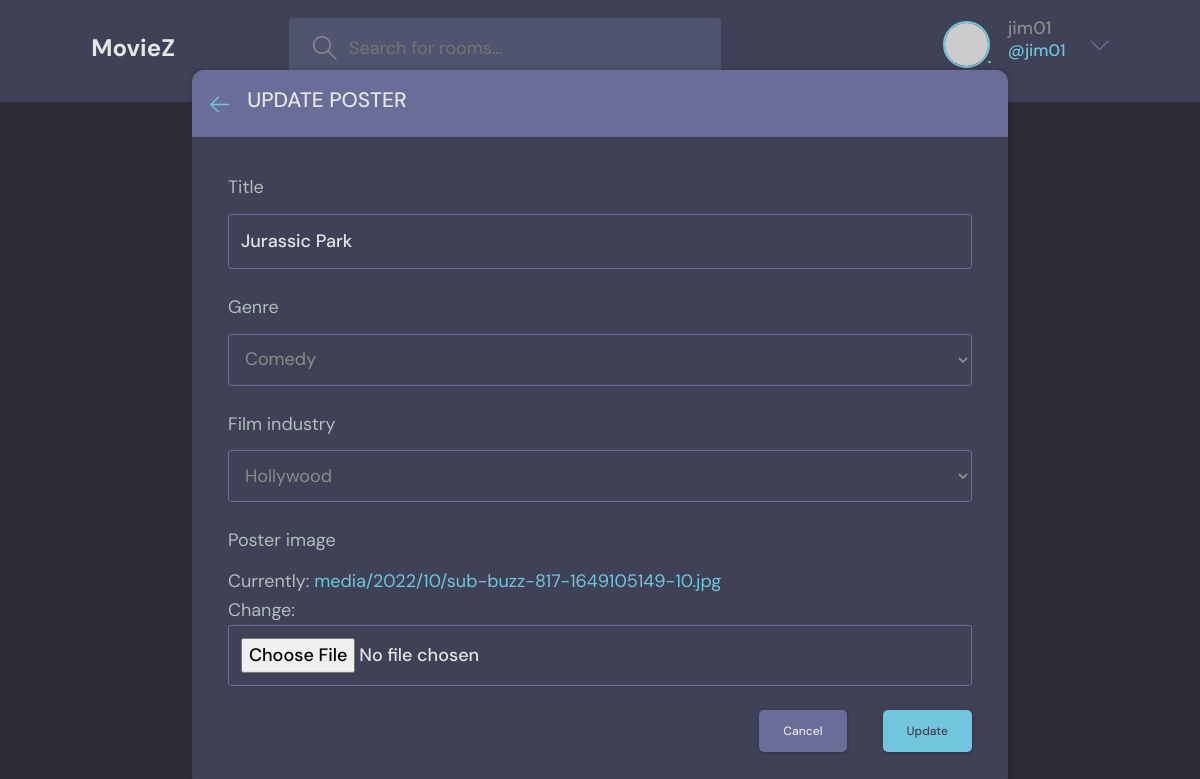
/update-poster/10/ (signed in), run on the app's committed database.
### accounts/models.py (models this page shows, shortened)
class User(AbstractUser):
    ROLE_CHOICES = [
        ('member', 'Member'),
        ('admin', 'Admin')
    ]
    email = models.EmailField(unique=True, null=True)
    role = models.CharField(max_length= 30, choices = ROLE_CHOICES, default='member')
    USERNAME_FIELD = 'email'
    REQUIRED_FIELDS = []

### base/models.py (models this page shows, shortened)
class MoviePoster(models.Model):
    GENRE_CHOICES = [
        ('action', 'Action'),
        ('comedy', 'Comedy'),
        ('drama', 'Drama'),
        ('horror', 'Horror'),
        ('romance', 'Romance'),
        ('thriller', 'Thriller'),
        ('sports', 'Sports'),
        ('adventure', 'Adventure'),
    ]
    FILM_INDUSTRY_CHOICES = [
        ('bollywood',"Bollywood"),
        ('hollywood','Hollywood'),
        ('tollywood','Tollywood'),
        ('webseries','Webseries'),
    ]
    member = models.ManyToManyField(User, blank=True)
    author = models.ForeignKey(User, null= True, on_delete = models.SET_NULL,related_name="author",)
    title = models.CharField(max_length = 200, null=True)
    genre = models.CharField(max_length = 30, choices = GENRE_CHOICES, blank = True, null = True)
    film_industry = models.CharField(max_length = 30, choices = FILM_INDUSTRY_CHOICES, null=True, blank = True)
    poster_image = models.ImageField(upload_to = 'media/%Y/%m/')
    created_at = models.DateTimeField(auto_now_add = True)
    updated_at = models.DateTimeField(auto_now = True)
    class Meta:
        ordering = ['-created_at']

### base/views.py (the view, shortened to what this page needs)
# urls.py: path('update-poster/<str:id>/', views.updatePoster, name="update-poster"),
@login_required(login_url="login")
def updatePoster(request,id):
    poster = MoviePoster.objects.get(pk=id)
    form = PosterForm(instance=poster)
    data={
        'form':form,
        'poster':poster,
    }
    return render(request,'base/update-poster.html',data)

### base/forms.py
class PosterForm(ModelForm):
    class Meta:
        model = MoviePoster
        fields = '__all__'
        exclude = ['author','member']

### templates/base/update-poster.html (shortened to what this page needs)
{% extends 'main.html' %}
{% block content %}
<main class="update-account layout">
    <div class="container">
        <div class="layout__box">
            <div class="layout__boxHeader">
                <div class="layout__boxTitle">
                    <a href="{% url 'posters' %}">
                        <svg version="1.1" xmlns="http://www.w3.org/2000/svg" width="32" height="32"
                            viewBox="0 0 32 32">
                            <title>arrow-left</title>
                            <path
                                d="M13.723 2.286l-13.723 13.714 13.719 13.714 1.616-1.611-10.96-10.96h27.625v-2.286h-27.625l10.965-10.965-1.616-1.607z">
                            </path>
                        </svg>
                    </a>
                    <h3>Update Poster</h3>
                </div>
            </div>
            <div class="layout__body">
                <form class="form" action="{% url 'update-poster' poster.id %}" method="POST" enctype="multipart/form-data">
        {% for field in form %}
          <div class="form__group">
            <label for="{{field.label}}">{{field.label}}</label>
            {{field}}
          </div>
          {% endfor %}
                    <div class="form__action">
                        <a class="btn btn--dark" href="{% url 'posters' %}">Cancel</a>
                        <button class="btn btn--main" type="submit">Update</button>
                    </div>
                </form>
            </div>
        </div>
    </div>
</main>
{% endblock content %}

### templates/inc/header.html (shortened to what this page needs)
{% load static %}
<header class="header header--loggedIn">
    <div class="container">
      <a href="/" class="header__logo">
        <h1>MovieZ</h1>
      </a>
      <form class="header__search" action="{% url 'home' %}" method="GET">
        <label>
          <input name='q' placeholder="Search for rooms..." />
        </label>
      </form>
      <nav class="header__menu">
        {% if request.user.is_authenticated %}
        <div class="header__user">
          <a href="{% url 'user-profile' user.id %}">
            <div class="avatar avatar--medium active">
              <img src="https://randomuser.me/api/portraits/men/37.jpg" />
            </div>
            <p>{{user.username}}<span>@{{user.username}}</span></p>
          </a>
          <button class="dropdown-button">
            <svg version="1.1" xmlns="http://www.w3.org/2000/svg" width="32" height="32" viewBox="0 0 32 32">
              <title>chevron-down</title>
              <path d="M16 21l-13-13h-3l16 16 16-16h-3l-13 13z"></path>
            </svg>
          </button>
        </div>
        {% else %}
        <a href="{% url 'login' %}">
          <img src="{% static 'images/avatar.svg' %}" />
          <p>Login</p>
        </a>
        {% endif %}
      </nav>
    </div>
  </header>

### moviez/static/css/base.css (style rules this page uses)
:root { --primary: #232730; --secondary: #3a3e45; --white: #888787; --accent: #e56237; }
body { background-color: var(--primary); color: #fff; }
a { color: #fff; }
h2, h3 { color: var(--accent); }
main { overflow: hidden; }

### data on the page
User: username "jim01"
MoviePoster: form "Jurassic Park" "Comedy" "Hollywood"

### other printed values
{{ field.label }} "Title" "Genre" "Film industry" "Poster image"
